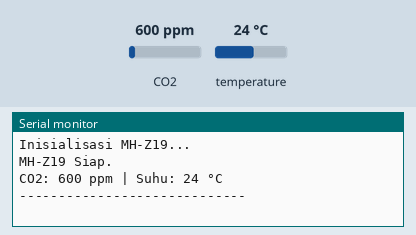
The sketch below on a simulated ESP32. Shown: the last lines printed to the serial monitor. The test bench sets the inputs (shaded band); at power-on: CO2 600 ppm, temperature 24 °C.

Above: at 2.2 s.
2.3 s: CO2 set to 452 ppm
At 7.5 s:
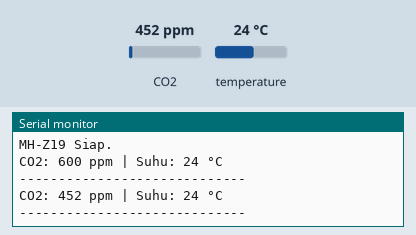
8.3 s: temperature set to 12 °C
At 12.0 s:
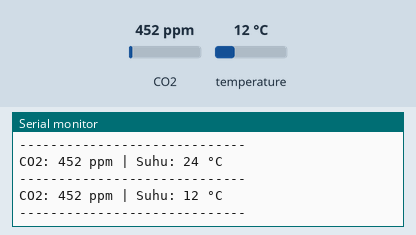
14.3 s: CO2 set to 1050 ppm
At 16.6 s:
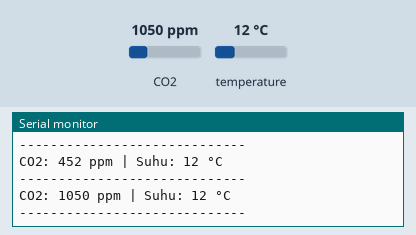
Timing chart, 0 to 18.1 s (numbered marks = the images above; inputs shaded):
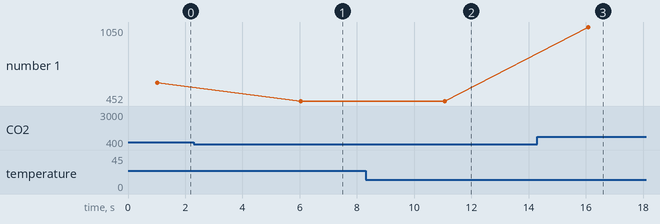

The sketch:

MHZ19C.ino
```cpp
#include <Arduino.h>
#include "MHZ19.h"

#define MHZ19_RX 4   // Pin RX untuk MH-Z19 (ke TX sensor)
#define MHZ19_TX 5   // Pin TX untuk MH-Z19 (ke RX sensor)
#define MHZ19_BAUD 9600

HardwareSerial mhzSerial(1); // Gunakan UART1
MHZ19 mhz19;

void setup() {
  Serial.begin(115200);
  delay(1000);

  Serial.println("Inisialisasi MH-Z19...");
  mhzSerial.begin(MHZ19_BAUD, SERIAL_8N1, MHZ19_RX, MHZ19_TX);
  mhz19.begin(mhzSerial);
  mhz19.autoCalibration(false);
  Serial.println("MH-Z19 Siap.");
}

void loop() {
  int co2 = mhz19.getCO2();
  int8_t temp = mhz19.getTemperature();

  Serial.print("CO2: ");
  Serial.print(co2);
  Serial.print(" ppm | Suhu: ");
  Serial.print(temp);
  Serial.println(" °C");

  Serial.println("-----------------------------");
  delay(5000);
}
```

Measured:
- after the input at 2.3 s, the serial monitor: prints a new line after 3.7 s (image 1)
- after the input at 8.3 s, the serial monitor: prints a new line after 2.8 s (image 2)
- after the input at 14.3 s, the serial monitor: prints a new line after 1.8 s (image 3)
- plotted number 1: 600 → 452 after the input at 2.3 s, 452 → 1050 after the input at 14.3 s
